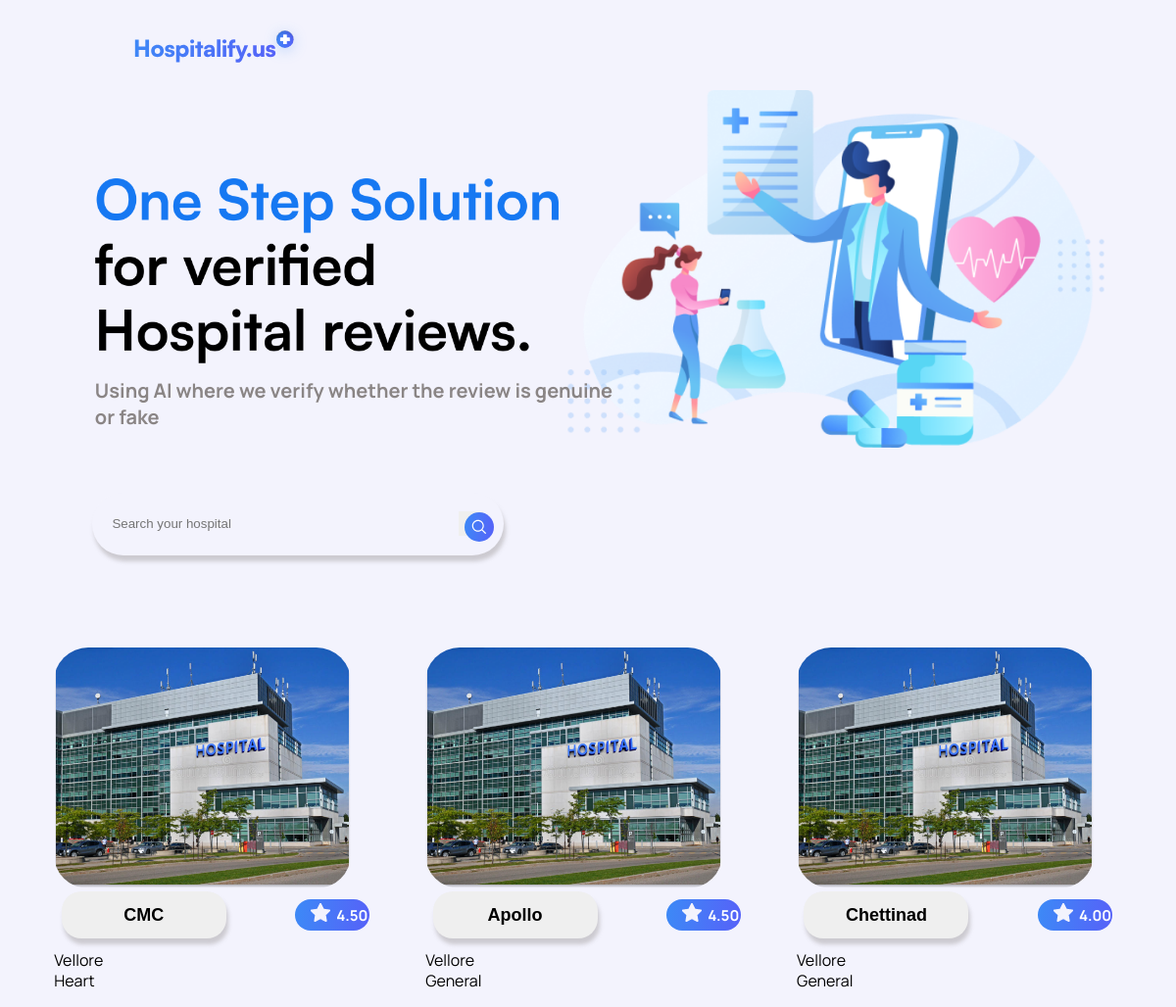
The page / on the database its author committed.
### db.py (models this page shows, shortened)
class Hospital(DB.Model):
    id=DB.Column(DB.Integer,primary_key=True,autoincrement=True)
    name=DB.Column(DB.String(50),nullable=False)
    city_id=DB.Column(DB.Integer,DB.ForeignKey('city.id'),nullable=False)
    speciality=DB.Column(DB.String(50),nullable=False,default='General')

class City(DB.Model):
    id=DB.Column(DB.Integer,primary_key=True,autoincrement=True)
    name=DB.Column(DB.String(50),nullable=False)

### app.py (the view, shortened to what this page needs)
@app.route('/', methods=['GET', 'POST'])
def index():
    hospitals=Hospital.query.all()
    hospital_names=[hospital.name for hospital in hospitals]
    hospital_ids=[hospital.id for hospital in hospitals]
    avgRatings=[]
    for hospital in hospitals:
        reviews=Review.query.filter_by(hospital_id=hospital.id).all()
        if len(reviews)==0:
            avgRatings.append(0)
        else:
            avgRatings.append(round(sum([review.rating for review in reviews])/len(reviews),2))
    cities=[]
    for hospital in hospitals:
        city=City.query.filter_by(id=hospital.city_id).first()
        cities.append(city.name)
    specialities=[]
    for hospital in hospitals:
        specialities.append(hospital.speciality)
    return render_template('index.html',hospital_names=hospital_names,avgRatings=avgRatings,cities=cities,specialities=specialities)

### templates/index.html (shortened to what this page needs)
<!DOCTYPE html>
<html lang="en">
<head>
  <link rel="stylesheet" href="../static/css/style.css">
</head>
<div class="navbar">
  <p class="start"><img src="../static/images/logo.svg" alt="" class="logo"></p>
</div>
<div class="part1">
  <img src="../static/images/One Step Solution for verified Hospital reviews..png" alt="" class="text-img">
  <div class="doc_photos">
    <img src="../static/images/trafalgar-illustration sec03 1.png" alt="" class="doctor">
  </div>
</div>
<p class="p1">Using AI where we verify whether the review is
  genuine <br>or fake</p>
<form action="" class="searchform">
  <input type="text" placeholder="Search your hospital" name="search" class="all">
  <button type="submit" class="searchbar"><img src="../static/images/search-bar.svg" alt=""
      class="buttonimage"></button>
</form>
<div class="card">
  <div class="card1">
    <img src="../static/images/hospitalImage.png" alt="img1" class="card_img">
    <div class="baby_card">
      <div class="card_info">
        <form action="" method="POST">
          <input type="submit" class="hospitalName" value="{{hospital_names[0]}}" name="hospitalName">
        </form>
        <div class="btn">
          <p><img src="../static/images/starr.png" alt="" class="cl"></p>
          <p class="up">{{avgRatings[0]}}</p>
        </div>
      </div>
      <p>{{cities[0]}}</p>
      <p>{{specialities[0]}}</p>
    </div>
  </div>
  <div class="card1">
    <img src="../static/images/hospitalImage.png" alt="img1" class="card_img">
    <div>
      <div class="card_info">
        <form action="" method="POST">
          <input type="submit" class="hospitalName" value="{{hospital_names[1]}}" name="hospitalName">
        </form>
        <div class="btn">
          <p><img src="../static/images/starr.png" alt="" class="cl"></p>
          <p class="up">{{avgRatings[1]}}</p>
        </div>
      </div>
      <p>{{cities[1]}}</p>
      <p>{{specialities[1]}}</p>
    </div>
  </div>
  <div class="card1">
    <img src="../static/images/hospitalImage.png" alt="img1" class="card_img">
    <div>
      <div class="card_info">
        <form action="" method="POST">
          <input type="submit" class="hospitalName" value="{{hospital_names[2]}}" name="hospitalName">
        </form>
        <div class="btn">
          <p><img src="../static/images/starr.png" alt="" class="cl"></p>
          <p class="up">{{avgRatings[2]}}</p>
        </div>
      </div>
      <p>{{cities[2]}}</p>
      <p>{{specialities[2]}}</p>
    </div>
  </div>
</div>
</body>
</html>

### static/css/style.css (style rules this page uses)
.logo { margin-left: 16vh; width: 15%; }
.btn { background: linear-gradient(96.14deg, #3A8EF6 -10.84%, #6F3AFA 196.74%); border-radius: 6vh; color: white; width:5vw; height: 3vh; padding-bottom: 1vh; padding-left: 2vh; display: flex; flex-direction: row; margin-right: -4.5vh; }
textarea, input { outline: none; }
.cl { margin-top: -1.5vh; margin-right:5px ; }
.up { font-size: 15px; font-weight: bold; margin-top: 1.8vh; }
.start { font-family: 'Manrope', sans-serif; font-size: 20px; font-weight: bold; }
.p1 { margin-top: -6.5%; margin-left: 7.5%; font-family: 'Manrope', sans-serif; font-size: 20px; font-weight: bold; color: #8A8585; }
.part1 { display: flex; flex-direction: row; align-items: center; justify-content:space-around; }
.text-img { margin-left: 7.5%; height: 40%; width: 40%; }
.doctor { height: 90%; width: 90%; }
.card { display: flex; flex-direction: row; align-items: center; justify-content: space-between; margin-left: 4%; margin-top: 8%; }
.card1 { display: flex; flex-direction: column; line-height: 5px; }
.card_img { height: 40%; width: 80%; border-radius: 35px; margin-bottom: 3%; }
.searchform { background: #F9F7F7; box-shadow: 2px 6px 4px rgba(145, 139, 139, 0.4); border-radius: 50px; display: flex; flex-direction: row; align-items: center; justify-content: space-between; background-color: #F3F3FD; height: 8vh; width: 35vw; margin-top:8vh; margin-left: 7.2vw; }
.all { width: 60%; height: 6vh; background-color: transparent; border:transparent; text-decoration: none; padding-left: 20px; }
.searchbar { cursor: pointer; width: 25px; height:25px; border: 0; border:transparent; text-decoration: none; margin-right: 5%; }
.buttonimage { background-color: transparent; height: 30px; width: 30px; }
.card_info { display: flex; width: 80%; flex-direction: row; align-items: center; justify-content: space-around; margin-left: 1vh; margin-bottom: 3.5vh; }
.hospitalName { width:14vw; height: 6vh; border: transparent; font-family: 'Poppins', sans-serif; font-size: 18px; font-weight: bold; border-radius: 20px; margin-left: -3vw; margin-top: -1.5vh; margin-bottom: -1.5vh; box-shadow: 2px 6px 4px rgb(145 139 139 / 40%); }

### rows shown on the page
Hospital: hospitalName "CMC", speciality "Heart"
City: name "Vellore"
Hospital: hospitalName "Apollo", speciality "General"
Hospital: hospitalName "Chettinad", speciality "General"

### other values the page prints
{{ avgRatings[0] }} "4.50"
{{ avgRatings[1] }} "4.50"
{{ avgRatings[2] }} "4.00"
